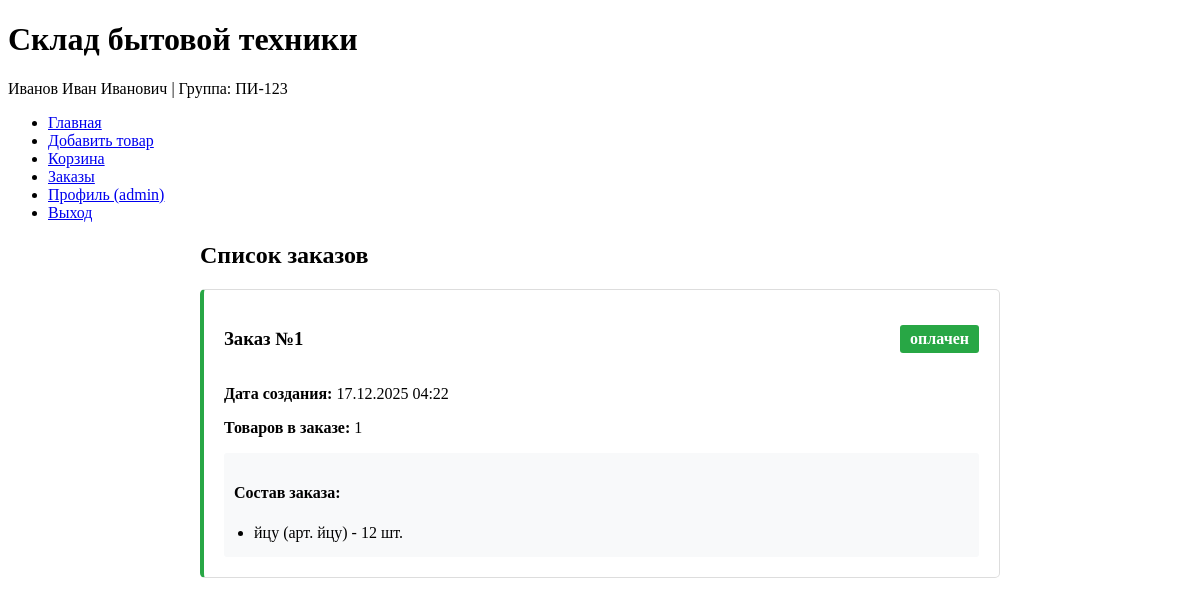
Page /orders (signed in) on the committed database.
### models/models.py (models this page shows, shortened)
class User(db.Model):
    id = db.Column(db.Integer, primary_key=True)
    username = db.Column(db.String(80), unique=True, nullable=False)
    password_hash = db.Column(db.String(120), nullable=False)
    role = db.Column(db.String(20), default='storekeeper')  # Для возможного расширения

class Order(db.Model):
    id = db.Column(db.Integer, primary_key=True)
    created_at = db.Column(db.DateTime, default=db.func.current_timestamp())
    status = db.Column(db.String(20), default='неоплачен')  # 'неоплачен' или 'оплачен'
    items = db.relationship('OrderItem', backref='order', lazy=True, cascade='all, delete-orphan')

class OrderItem(db.Model):
    id = db.Column(db.Integer, primary_key=True)
    order_id = db.Column(db.Integer, db.ForeignKey('order.id'), nullable=False)
    product_id = db.Column(db.Integer, db.ForeignKey('product.id'), nullable=False)
    quantity = db.Column(db.Integer, nullable=False)

class Product(db.Model):
    id = db.Column(db.Integer, primary_key=True)
    article = db.Column(db.String(50), unique=True, nullable=False)
    name = db.Column(db.String(200), nullable=False)
    quantity = db.Column(db.Integer, nullable=False, default=0)
    orders = db.relationship('OrderItem', backref='product', lazy=True)

### app.py (the view)
@app.route('/orders')
@login_required
def view_orders():
    page = request.args.get('page', 1, type=int)
    pagination = Order.query.order_by(Order.created_at.desc()).paginate(
        page=page, per_page=app.config['ITEMS_PER_PAGE'], error_out=False
    )
    orders = pagination.items
    return render_template('orders.html', orders=orders, pagination=pagination)

### app.py (called while the page is built)
def login_required(f):
    @wraps(f)
    def decorated_function(*args, **kwargs):
        if 'user_id' not in session:
            return redirect(url_for('login', next=request.url))
        return f(*args, **kwargs)
    return decorated_function

@app.context_processor
def inject_user_info():
    student_info = {
        'fio': 'Иванов Иван Иванович',
        'group': 'ПИ-123'
    }
    user_info = {}
    if 'user_id' in session:
        user = User.query.get(session['user_id'])
        if user:
            user_info = {
                'username': user.username,
                'role': user.role
            }
    return dict(student_info=student_info, user_info=user_info)

### templates/orders.html (shortened to what this page needs)
{% extends "base.html" %}
{% block content %}
<div class="orders-container">
    <h2>Список заказов</h2>
    {% if orders %}
    <div class="orders-list">
        {% for order in orders %}
        <div class="order-card {{ 'paid' if order.status == 'оплачен' else 'unpaid' }}">
            <div class="order-header">
                <h3>Заказ №{{ order.id }}</h3>
                <span class="order-status status-{{ order.status }}">
                    {{ order.status }}
                </span>
            </div>
            <div class="order-info">
                <p><strong>Дата создания:</strong> {{ order.created_at.strftime('%d.%m.%Y %H:%M') }}</p>
                <p><strong>Товаров в заказе:</strong> {{ order.items|length }}</p>
                <div class="order-items">
                    <h4>Состав заказа:</h4>
                    <ul>
                        {% for item in order.items %}
                        <li>{{ item.product.name }} (арт. {{ item.product.article }}) - {{ item.quantity }} шт.</li>
                        {% endfor %}
                    </ul>
                </div>
            </div>
        </div>
        {% endfor %}
    </div>
    {% else %}
    <div class="no-orders">
        <p>Заказов нет</p>
        <a href="{{ url_for('index') }}" class="btn">Вернуться к товарам</a>
    </div>
    {% endif %}
</div>
{% endblock %}

### templates/layout/navbar.html (shortened to what this page needs)
<nav class="navbar">
    <div class="container">
        <ul class="nav-menu">
            {% if user_info %}
                <li><a href="{{ url_for('index') }}">Главная</a></li>
                <li><a href="{{ url_for('add_product') }}">Добавить товар</a></li>
                <li><a href="{{ url_for('view_cart') }}">Корзина
                </a></li>
                <li><a href="{{ url_for('view_orders') }}">Заказы</a></li>
                <li><a href="{{ url_for('profile') }}">Профиль ({{ user_info.username }})</a></li>
                <li><a href="{{ url_for('logout') }}">Выход</a></li>
            {% else %}
                <li><a href="{{ url_for('login') }}">Вход</a></li>
                <li><a href="{{ url_for('register') }}">Регистрация</a></li>
            {% endif %}
        </ul>
    </div>
</nav>

### static/css/style.css (style rules this page uses)
.orders-container { max-width: 800px; margin: 0 auto; }
.order-card { border: 1px solid #ddd; border-radius: 5px; padding: 20px; margin-bottom: 20px; background-color: #fff; }
.order-card.paid { border-left: 4px solid #28a745; }
.order-header { display: flex; justify-content: space-between; align-items: center; margin-bottom: 15px; }
.order-status { padding: 5px 10px; border-radius: 3px; font-weight: bold; }
.status-оплачен { background-color: #28a745; color: white; }
.order-items { margin-top: 10px; padding: 10px; background-color: #f8f9fa; border-radius: 3px; }
.order-items ul { margin: 5px 0; padding-left: 20px; }

### rows in the picture
User: username "admin"
Order: id "1", status "оплачен", created_at "17.12.2025 04:22", items|length "1"
OrderItem: product.name "йцу", product.article "йцу", quantity "12"

### other values in the picture
{{ student_info.fio }} "Иванов Иван Иванович"
{{ student_info.group }} "ПИ-123"
